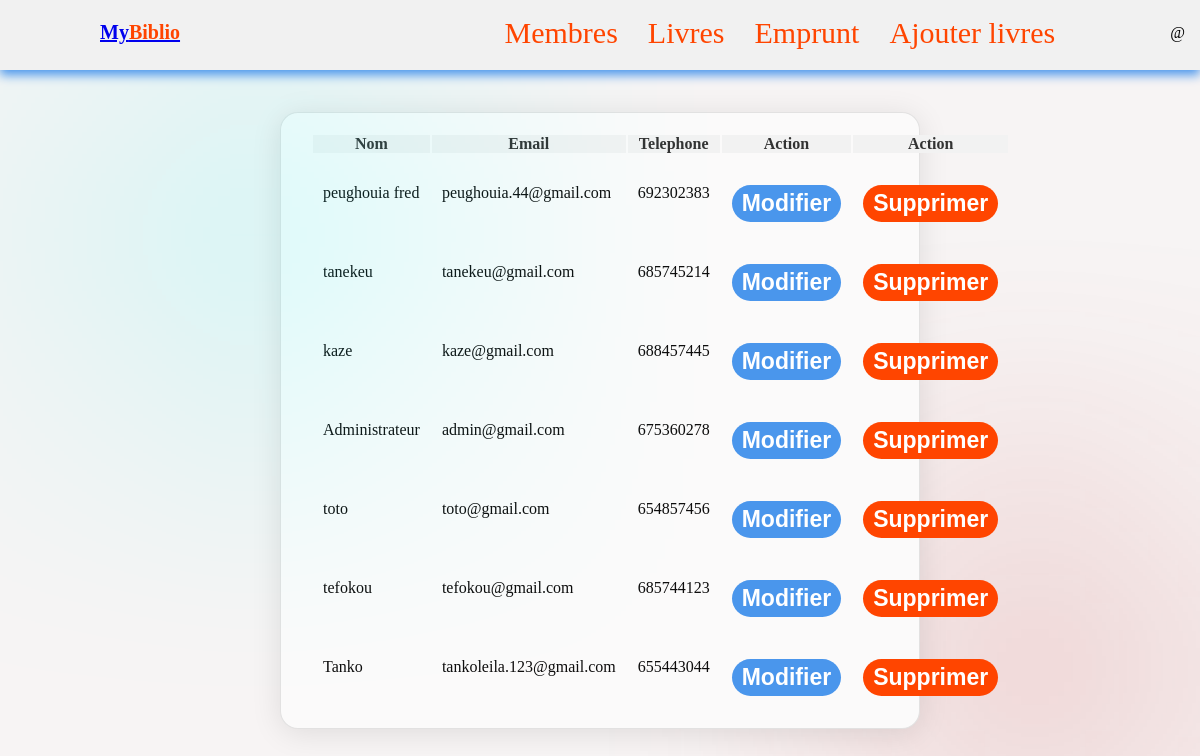
The page /admin/list_membre.php on the database its author committed.
### tables this page shows
CREATE TABLE `client` (
  `id_client` int(11) NOT NULL,
  `nom` varchar(100) NOT NULL,
  `email` varchar(50) NOT NULL,
  `password` varchar(255) NOT NULL,
  `numeroTel` int(15) NOT NULL
);

### admin/list_membre.php (the view, shortened to what this page needs)
<!DOCTYPE html>
<html lang="en">
<head>
    <link rel="stylesheet" href="../styles/style_membre.css">
    <link rel="stylesheet" href="../styles/admin.css">
</head>
<body>
    <nav class="navbar">
          <div class="logo">
          <a href="http://localhost/bibliotheque/admin/admin.php">My<span class="log">Biblio</span></a>
          </div>
                <ul class="list-item">
                    <li class="item"><a href="http://localhost/bibliotheque/admin/list_membre.php">Membres</a></li>
                    <li class="item"><a href="http://localhost/bibliotheque/admin/list_livre.php">Livres</a></li>
                    <li class="item"><a href="http://localhost/bibliotheque/admin/list_emprunt.php">Emprunt</a></li>
                    <li class="item"><a href="http://localhost/bibliotheque/admin/addlivres.php">Ajouter livres</a></li>
                    <li class="item">@<?php echo $_SESSION['user']; ?></li>
                </ul>
        </nav>
    <div class="container">
    <table>
                        <thead>
                           <tr>
                              <th>Nom</th>
                              <th>Email</th>
                              <th>Telephone</th>
                              <th>Action</th>
                              <th>Action</th>
                           </tr>
                        </thead>
                        <tbody>
                        <?php
                                  include "../Config/Config.php";
                                  $req_listclient="SELECT `id_client`,`nom`, `email`,`numeroTel` FROM `client`";
                                  $res=$bdd->query($req_listclient);
                                  while($row=$res->fetch()){
                                    ?>
                           <tr>
                              <td><?php echo $row["nom"]?></td>
                              <td><?php echo $row["email"]?></td>
                              <td><?php echo $row["numeroTel"]?></td>
                              <td><button class="btnModif">
                              <?php echo "<a href=\"./editmember.php?id=" . $row["id_client"] . ";\">Modifier</a>"?>
                              </button></td>
                              <td><button class="btndel">
                              <?php echo "<a href=\"./deleteclient.php?id=" . $row["id_client"] . ";\">Supprimer</a>"?>
                              </button></td>
                           </tr>
                      <?php
                                  }
                      ?>
                           </tbody>
                      </table>
    </div>
</body>
</html>

### styles/style_membre.css (style rules this page uses)
* { margin:0; padding: 0; border: none; outline: none; box-sizing: border-box; }
body { display: flex; align-items: center; justify-content: center; min-height: 100vh; padding: 0 10px; background: rgb(247, 244, 244); }
body::before { content: ""; position:absolute; width: 150px; height: 150px; background-color: rgb(195, 35, 35); left: 80%; top: 74%; filter: blur(140px); }
body::after { content: ""; position:absolute; width: 150px; height: 150px; background-color: aqua; left: 15%; top: 20%; filter: blur(150px); }
.container { width: 40rem; color: #0e0d0d; background: rgb(251, 250, 250); padding: 20px 30px; border-radius: 18px; box-shadow:0 4px 30px rgba(0, 0, 0, 0.1) ; backdrop-filter: blur(7.4px); -webkit-backdrop-filter: blur(7.4px); border:1px solid rgba(0, 0, 0, 0.1); margin-top: 90px; margin-bottom: 50px; }
.btnModif { margin-top: 20px; padding: 5px 10px; color: #f1f1f1; background-color: rgb(74, 150, 236); font-weight: bold; border-radius: 25px; font-size: 20px; }
.btnModif a { text-decoration: none; color: #fff; font-size: 23px; }
.btndel a { text-decoration: none; color: #fff; font-size: 23px; }
.btndel { margin-top: 20px; border: 0; outline: 0; padding: 5px 10px; color: #f1f1f1; background-color: #ff4500; font-weight: bold; border-radius: 25px; font-size: 20px; }
.container table th { background-color: #f2f2f2; color: #333; font-weight: bold; }
.container table td { border: solid #ccc; border-width:0px; padding:10px; }

### styles/admin.css (style rules this page uses)
* { margin: 0; padding: 0; box-sizing: border-box; }
.navbar { width: 100%; height: 70px; display: flex; box-shadow: 0 5px 10px rgb(74, 150, 236); z-index: 1000; position: fixed; align-self: flex-start; background-color: #f1f1f1; }
.list-item { margin-left: auto; display: flex; list-style-type: none; line-height: 35px; z-index: 999; }
.logo { margin: 15px 100px; font-size: 20px; line-height: 35px; font-weight: bold; }
.log { color: #ff4500; }
.item { margin: 15px 15px; }
.item:nth-child(4) { margin-right: 100px; }
.item a { text-decoration: none; color: #ff4500; font-size: 30px; transition: color 1s; }

### rows shown on the page
client: nom "peughouia fred", email "peughouia.44@gmail.com", numeroTel "692302383"
client: nom "tanekeu", email "tanekeu@gmail.com", numeroTel "685745214"
client: nom "kaze", email "kaze@gmail.com", numeroTel "688457445"
client: nom "Administrateur", email "admin@gmail.com", numeroTel "675360278"
client: nom "toto", email "toto@gmail.com", numeroTel "654857456"
client: nom "tefokou", email "tefokou@gmail.com", numeroTel "685744123"
client: nom "Tanko", email "tankoleila.123@gmail.com", numeroTel "655443044"
